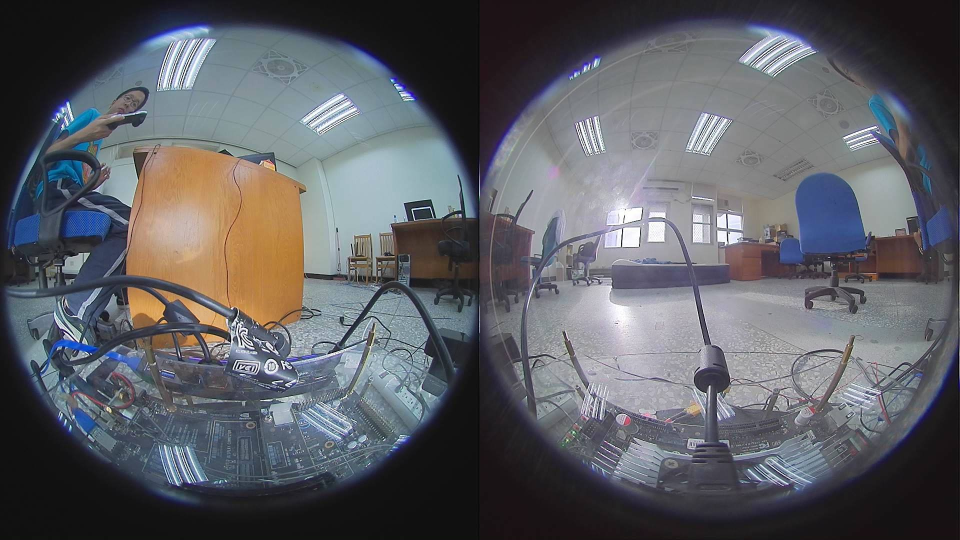
#> input picture collect_data/real_world/backup/test_images/test.jpg, 1920 x 1080 px, found by its file name (shown at 1/2 size)
$ python test.py
#> lines starting #> are read from the running program, lines starting #| are printed output that depends on the picture
### collect_data/real_world/backup/to_equi.py
# convert 360 video to cubic/equirectangular forms

import json
import numpy as np
import cv2 as cv
from copy import deepcopy
from math import pi
from PIL import Image, ImageTk
from scipy.optimize import minimize
import os


# Create rotation matrix from an arbitrary quaternion.  See also:
# https://en.wikipedia.org/wiki/Quaternions_and_spatial_rotation#Conversion_to_and_from_the_matrix_representation
def get_rotation_matrix(qq):
    # Normalize matrix and extract individual items.
    qq_norm = np.sqrt(np.sum(np.square(qq)))
    w = qq[0] / qq_norm
    x = qq[1] / qq_norm
    y = qq[2] / qq_norm
    z = qq[3] / qq_norm
    # Convert to rotation matrix.
    return np.matrix([[w*w+x*x-y*y-z*z, 2*x*y-2*w*z, 2*x*z+2*w*y],
                      [2*x*y+2*w*z, w*w-x*x+y*y-z*z, 2*y*z-2*w*x],
                      [2*x*z-2*w*y, 2*y*z+2*w*x, w*w-x*x-y*y+z*z]], dtype='float32')

# Conjugate a quaternion to apply the opposite rotation.
def conj_qq(qq):
    return np.array([qq[0], -qq[1], -qq[2], -qq[3]])

# Multiply two quaternions:ab = (a0b0 - av dot bv; a0*bv + b0av + av cross bv)
# https://en.wikipedia.org/wiki/Quaternions_and_spatial_rotation#Conversion_to_and_from_the_matrix_representation
# [15 lines left out: functions mul_qq, norm_qq, not called in this run]


# Return length of every column in an MxN matrix.
def matrix_len(x):
    #return np.sqrt(np.sum(np.square(x), axis=0))
    return np.linalg.norm(x, axis=0)

# Normalize an MxN matrix such that all N columns have unit length.
def matrix_norm(x):
    return x / (matrix_len(x) + 1e-9)


# Parameters for a fisheye lens, including its orientation.
class FisheyeLens:
    def __init__(self, rows=1024, cols=1024):
        # Fisheye lens parameters.
        self.fov_deg = 180
        self.radius_px = min(rows,cols) / 2
        # Pixel coordinates of the optical axis (X,Y).
        self.center_px = np.matrix([[cols/2], [rows/2]])
        # Quaternion mapping intended to actual optical axis.
        self.center_qq = [1, 0, 0, 0]

    def downsample(self, dsamp):
        self.radius_px=self.radius_px/dsamp
        self.center_px=self.radius_px/dsamp

    def get_x(self):
        return np.asscalar(self.center_px[0])

    def get_y(self):
        return np.asscalar(self.center_px[1])

    # [9 lines left out: function to_dict, not called in this run]

    def from_dict(self, data):
        self.center_px[0] = data['cx']
        self.center_px[1] = data['cy']
        self.radius_px    = data['cr']
        self.fov_deg      = data['cf']
        self.center_qq[0] = data['qw']
        self.center_qq[1] = data['qx']
        self.center_qq[2] = data['qy']
        self.center_qq[3] = data['qz']

# Load or save lens configuration and alignment.
# [4 lines left out: function load_config, not called in this run]

# Fisheye source image, with lens and rotation parameters.
# Contains functions for extracting pixel data given direction vectors.
class FisheyeImage:
    # Load image file and set default parameters
    def __init__(self, src_file, lens=None):
        # Load the image file, and convert to a numpy matrix.
        #self._update_img(Image.open(src_file))
        #src_file = cap.read()
        self._update_img(src_file)
        # Set lens parameters.
        if lens is None:
            self.lens = FisheyeLens(self.rows, self.cols)
        else:
            self.lens = lens

    # Update image matrix and corresponding size variables.
    def _update_img(self, img):
        #print img
        self.img = np.array(img)
        #print img
        self.rows = self.img.shape[0]
        self.cols = self.img.shape[1]
        self.clrs = self.img.shape[2]

    # Shrink source image and adjust lens accordingly.
    # [13 lines left out: function downsample, not called in this run]

    # Given an 3xN array of "XYZ" vectors in panorama space (+X = Front),
    # convert each ray to 2xN coordinates in "UV" fisheye image space.
    def get_uv(self, xyz_vec):
        # Extract lens parameters of interest.
        fov_rad = self.lens.fov_deg * pi / 180
        fov_scale = np.float32(2 * self.lens.radius_px / fov_rad)
        # Normalize the input vector and rotate to match lens reference axes.
        xyz_rot = get_rotation_matrix(self.lens.center_qq) * matrix_norm(xyz_vec)
        # Convert to polar coordinates relative to lens boresight.
        # (In lens coordinates, unit vector's X axis gives boresight angle;
        #  normalize Y/Z to get a planar unit vector for the bearing.)
        # Note: Image +Y maps to 3D +Y, and image +X maps to 3D +Z.
        theta_rad = np.arccos(xyz_rot[0,:])
        proj_vec = matrix_norm(np.concatenate((xyz_rot[2,:], xyz_rot[1,:])))
        # Fisheye lens maps 3D angle to focal-plane radius.
        # TODO: Do we need a better model for lens distortion?
        rad_px = theta_rad * fov_scale
        # Convert back to focal-plane rectangular coordinates.
        uv = np.multiply(rad_px, proj_vec) + self.lens.center_px
        return np.asarray(uv + 0.5, dtype=int)

    # Given an 2xN array of UV pixel coordinates, check if each pixel is
    # within the fisheye field of view. Returns N-element boolean mask.
    def get_mask(self, uv_px):
        # Check whether each coordinate is within outer image bounds,
        # and within the illuminated area under the fisheye lens.
        x_mask = np.logical_and(0 <= uv_px[0], uv_px[0] < self.cols)
        y_mask = np.logical_and(0 <= uv_px[1], uv_px[1] < self.rows)
        # Check whether each coordinate is within the illuminated area.
        r_mask = matrix_len(uv_px - self.lens.center_px) < self.lens.radius_px
        # All three checks must pass to be considered visible.
        all_mask = np.logical_and(r_mask, np.logical_and(x_mask, y_mask))
        return np.squeeze(np.asarray(all_mask))

    # Given an 2xN array of UV pixel coordinates, return a weight score
    # that is proportional to the distance from the edge.
    def get_weight(self, uv_px):
        mm = self.get_mask(uv_px)
        rr = self.lens.radius_px - matrix_len(uv_px - self.lens.center_px)
        rr[~mm] = 0
        return rr

    # Given a 2xN array of UV pixel coordinates, return the value of each
    # corresponding pixel. Output format is Nx1 (grayscale) or Nx3 (color).
    # Pixels outside the fisheye's field of view are pure black (0) or (0,0,0).
    # [7 lines left out: function get_pixels, not called in this run]

    # Given a 2xN array of UV pixel coordinates, write the value of each
    # corresponding pixel to the linearized input/output image (Nx3).
    # Several weighting modes are available.
    def add_pixels(self, uv_px, img1d, weight=None):
        # Lookup row & column for each in-bounds coordinate.
        mask = self.get_mask(uv_px)
        xx = uv_px[0,mask]
        yy = uv_px[1,mask]
        # Update matrix according to assigned weight.
        if weight is None:
            img1d[mask] = self.img[yy,xx]
        elif np.isscalar(weight):
            img1d[mask] += self.img[yy,xx] * weight
        else:
            w1 = np.asmatrix(weight, dtype='float32')
            w3 = w1.transpose() * np.ones((1,3))
            img1d[mask] += np.multiply(self.img[yy,xx], w3[mask])


# A panorama image made from several FisheyeImage sources.
# TODO: Add support for supersampled anti-aliasing filters.
class PanoramaImage:
    def __init__(self, src_list):
        self.debug = True
        self.sources = src_list
        self.dtype = self.sources[0].img.dtype
        self.clrs = self.sources[0].clrs

    # Downsample each source image.
    def downsample(self, dsamp):
        for src in self.sources:
            src.downsample(dsamp)

    # Return a list of 'mode' strings suitable for render_xx() methods.
    def get_render_modes(self):
        return ['overwrite', 'align', 'blend']

    # Retrieve a scaled copy of lens parameters for the Nth source.
    # [24 lines left out: functions scale_lens, optimize, not called in this run]

    # Render combined panorama in equirectangular projection mode.
    # See also: https://en.wikipedia.org/wiki/Equirectangular_projection
    def render_equirectangular(self, out_size, mode='blend'):
        # Render the entire output in a single pass.
        [xyz, rows, cols] = self._get_equirectangular_raster(out_size)
        return self._render(xyz, rows, cols, mode)

    # Render combined panorama in cubemap projection mode.
    # See also: https://en.wikipedia.org/wiki/Cube_mapping
    def render_cubemap(self, out_size, mode='blend'):
        # Create coordinate arrays.
        cvec = np.arange(out_size, dtype='float32') - out_size/2        # Coordinate range [-S/2, S/2)
        vec0 = np.ones(out_size*out_size, dtype='float32') * out_size/2 # Constant vector +S/2
        vec1 = np.repeat(cvec, out_size)                                # Increment every N steps
        vec2 = np.tile(cvec, out_size)                                  # Sweep N times
        # Create XYZ coordinate vectors and render each cubemap face.
        render = lambda xyz: self._render(xyz, out_size, out_size, mode)
        xm = render(np.matrix([-vec0, vec1, vec2]))     # -X face back
        xp = render(np.matrix([vec0, vec1, -vec2]))     # +X face front
        #ym = render(np.matrix([-vec1, -vec0, vec2]))    # -Y face
        #yp = render(np.matrix([vec1, vec0, vec2]))      # +Y face
	zm = render(np.matrix([-vec2, vec1, -vec0]))
	zp = render(np.matrix([vec2, vec1, vec0]))

        # Concatenate the individual faces in canonical order:
        # https://en.wikipedia.org/wiki/Cube_mapping#Memory_Addressing
        img_mat = np.concatenate([xp, xm, zp, zm], axis=0)
        return img_mat

    # Get XYZ vectors for an equirectangular render, in raster order.
    # (Each row left to right, with rows concatenates from top to bottom.)
    def _get_equirectangular_raster(self, out_size):
        # Set image size (2x1 aspect ratio)
        rows = 768
        cols = 1280
        # Calculate longitude of each column.
        theta_x = np.linspace(-pi, pi, cols, endpoint=False, dtype='float32')
        cos_x = np.cos(theta_x).reshape(1,cols)
        sin_x = np.sin(theta_x).reshape(1,cols)
        # Calculate lattitude of each row.
        ystep = pi / rows
        theta_y = np.linspace(-pi/2 + ystep/2, pi/2 - ystep/2, rows, dtype='float32')
        cos_y = np.cos(theta_y).reshape(rows,1)
        sin_y = np.sin(theta_y).reshape(rows,1)
        # Calculate X, Y, and Z coordinates for each output pixel.
        x = cos_y * cos_x
        y = sin_y * np.ones((1,cols), dtype='float32')
        z = cos_y * sin_x
        # Vectorize the coordinates in raster order.
        xyz = np.matrix([x.ravel(), y.ravel(), z.ravel()])
        return [xyz, rows, cols]

    # Convert all lens parameters to a state vector. See also: optimize()
    # [27 lines left out: functions _get_state_vector, _set_state_vector, not called in this run]

    # Add pixels from every source to form a complete output image.
    # Several blending modes are available. See also: get_render_modes()
    def _render(self, xyz, rows, cols, mode):
        # Allocate Nx3 or Nx1 "1D" pixel-list (raster-order).
        img1d = np.zeros((rows*cols, self.clrs), dtype='float32')
        # Determine rendering mode:
        if mode == 'overwrite':
            # Simplest mode: Draw first, then blindly overwrite second.
            for src in self.sources:
                uv = src.get_uv(xyz)
                src.add_pixels(uv, img1d)
        elif mode == 'align':
            # Alignment mode: Draw each one at 50% intensity.
            for src in self.sources:
                uv = src.get_uv(xyz)
                src.add_pixels(uv, img1d, 0.5)
        elif mode == 'blend':
            # Linear nearest-source blending.
            uv_list = []
            wt_list = []
            wt_total = np.zeros(rows*cols, dtype='float32')
            # Calculate per-image and total weight matrices.
            for src in self.sources:
                uv = src.get_uv(xyz)
                wt = src.get_weight(uv)
                uv_list.append(uv)
                wt_list.append(wt)
                wt_total += wt
            # Render overall image using calculated weights.
            for n in range(len(self.sources)):
                wt_norm = wt_list[n] / wt_total
                self.sources[n].add_pixels(uv_list[n], img1d, wt_norm)
        else:
            raise ValueError('Invalid render mode.')
        # Convert to fixed-point image matrix and return.
        img2d = np.reshape(img1d, (rows, cols, self.clrs))
        return np.asarray(img2d, dtype=self.dtype)

    # Compute a normalized alignment score, based on size of overlap and
    # the pixel-differences in that region.  Note: Lower = Better.
    # [26 lines left out: function _score, not called in this run]

# [31 lines that do not run on import are left out]

### collect_data/real_world/test.py
import json
import numpy as np
import cv2
from copy import deepcopy
from math import pi
from PIL import Image, ImageTk
from scipy.optimize import minimize
import os
import to_equi


if __name__ == "__main__":
    a = 1280
    lens1 = to_equi.FisheyeLens()
    lens2 = to_equi.FisheyeLens()
    [data1 , data2] = [{"cf": 190.0, "cr": 480.0, "cx": 480, "cy": 540, "qw": 1, "qx": 0, "qy": 0, "qz": 0},
    {"cf": 190.0, "cr": 480.0, "cx": 1440, "cy": 540, "qw": 0, "qx": 0, "qy": 1, "qz": 0}]
    lens1.from_dict(data1)
    lens2.from_dict(data2)
    image = cv2.imread('./test_images/test.jpg')
#> image is the input picture: shape (1080, 1920, 3); mean B, G, R 100, 94.3, 92.8

    img1 = to_equi.FisheyeImage(image,lens1)
    img2 = to_equi.FisheyeImage(image,lens2)
    pan = to_equi.PanoramaImage((img1, img2))
    equi = pan.render_equirectangular(a)
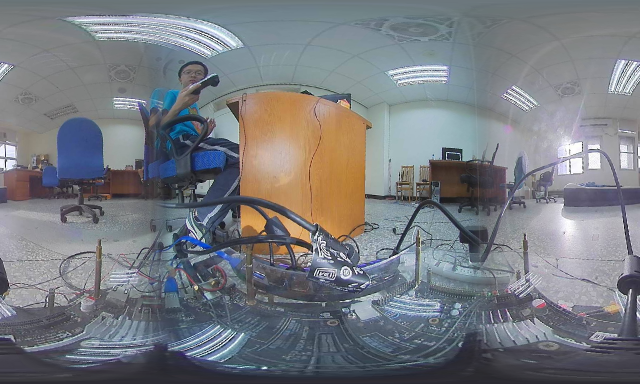
#> equi: shape (768, 1280, 3) (shown at 1/2 size); mean of channels 0, 1, 2 128.1, 122.6, 119.4; drawn as B, G, R
    cvimage = pan.render_cubemap(a)
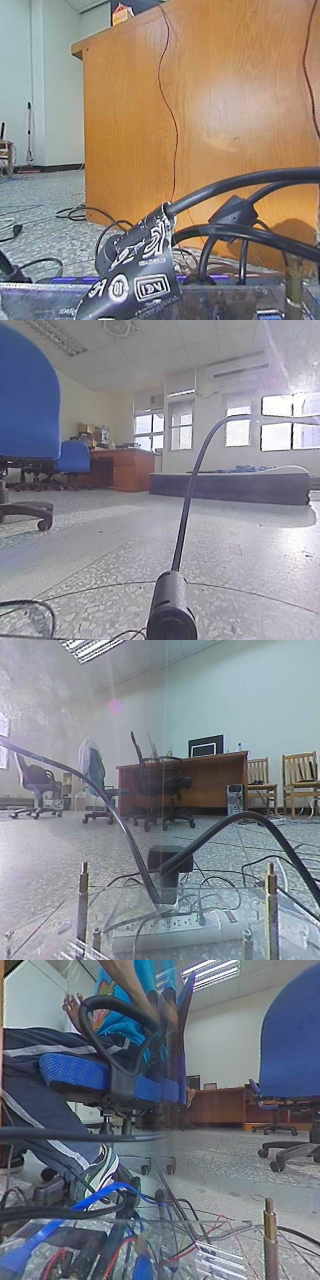
#> cvimage: shape (5120, 1280, 3) (shown at 1/4 size); mean of channels 0, 1, 2 135.6, 131.8, 132.4; drawn as B, G, R

    xp = cvimage[0:a, :, :]
    xm = cvimage[a:2*a, :, :]
    yp = cvimage[2*a:3*a, :, :]
    ym = cvimage[3*a:4*a, :, :]
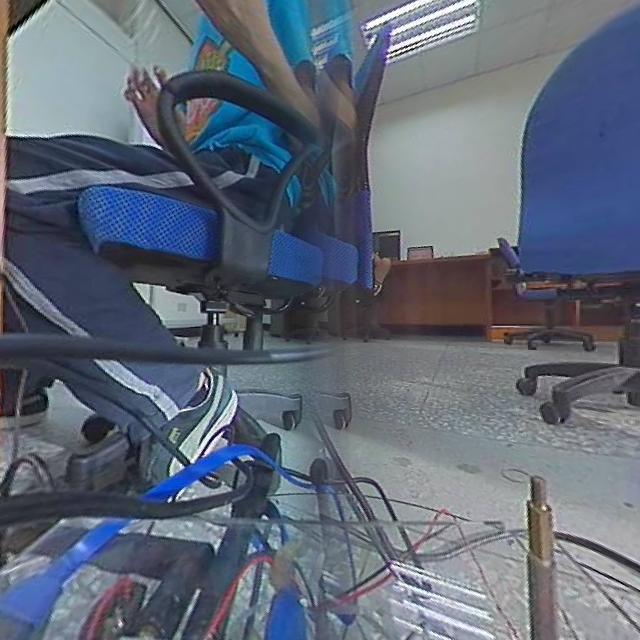
#> ym: shape (1280, 1280, 3) (shown at 1/2 size); mean of channels 0, 1, 2 119.5, 105, 96; drawn as B, G, R

    xp = cv2.flip(xp, 1)
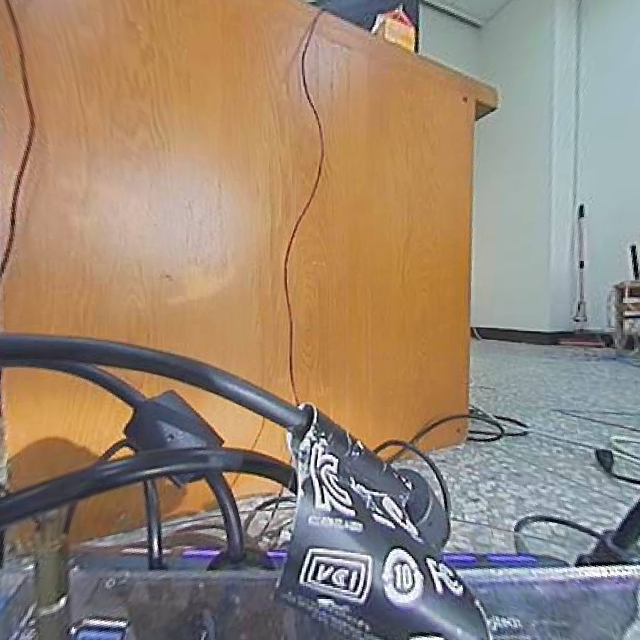
#> xp: shape (1280, 1280, 3) (shown at 1/2 size); mean of channels 0, 1, 2 117.6, 135, 153.1; drawn as B, G, R
    xm = cv2.flip(xm, 1)
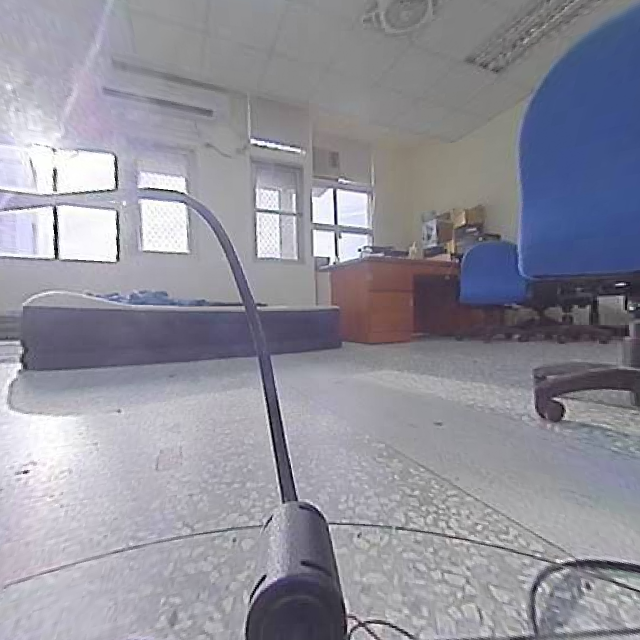
#> xm: shape (1280, 1280, 3) (shown at 1/2 size); mean of channels 0, 1, 2 154.9, 144.1, 144.4; drawn as B, G, R
    yp = cv2.flip(yp, 1)
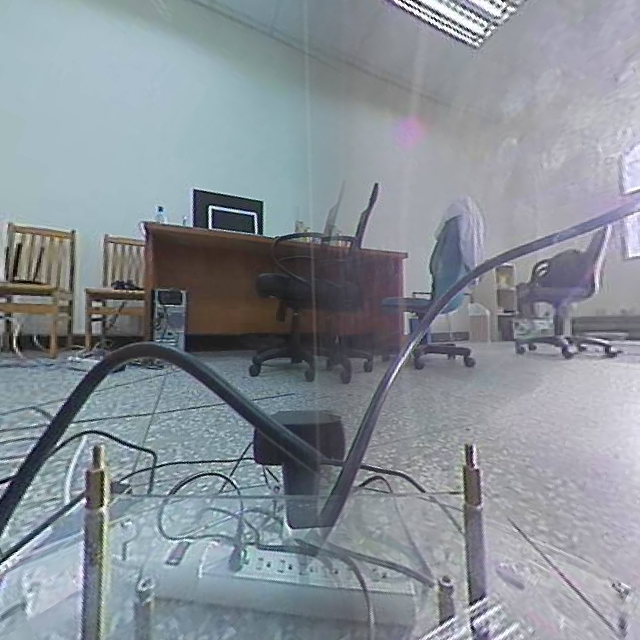
#> yp: shape (1280, 1280, 3) (shown at 1/2 size); mean of channels 0, 1, 2 150.5, 143.2, 136; drawn as B, G, R
    ym = cv2.flip(ym, 1)
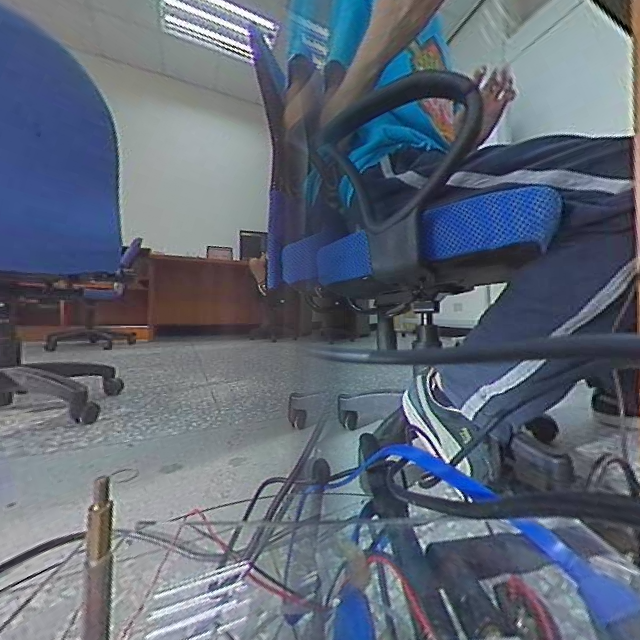
#> ym: shape (1280, 1280, 3) (shown at 1/2 size); mean of channels 0, 1, 2 119.5, 105, 96; drawn as B, G, R

    cv2.imwrite('equi.jpg',equi)
    cv2.imwrite('front.jpg',xp)
    cv2.imwrite('back.jpg',xm)
    cv2.imwrite('right.jpg',yp)
    cv2.imwrite('left.jpg',ym)
